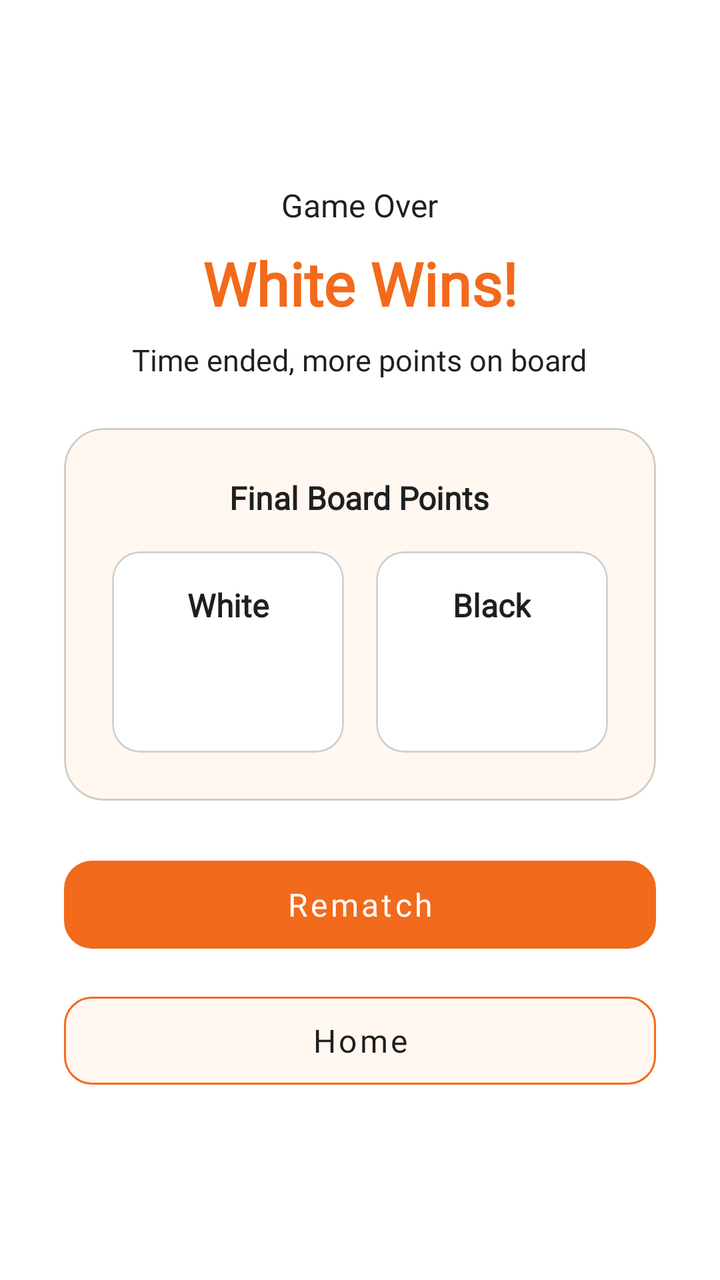
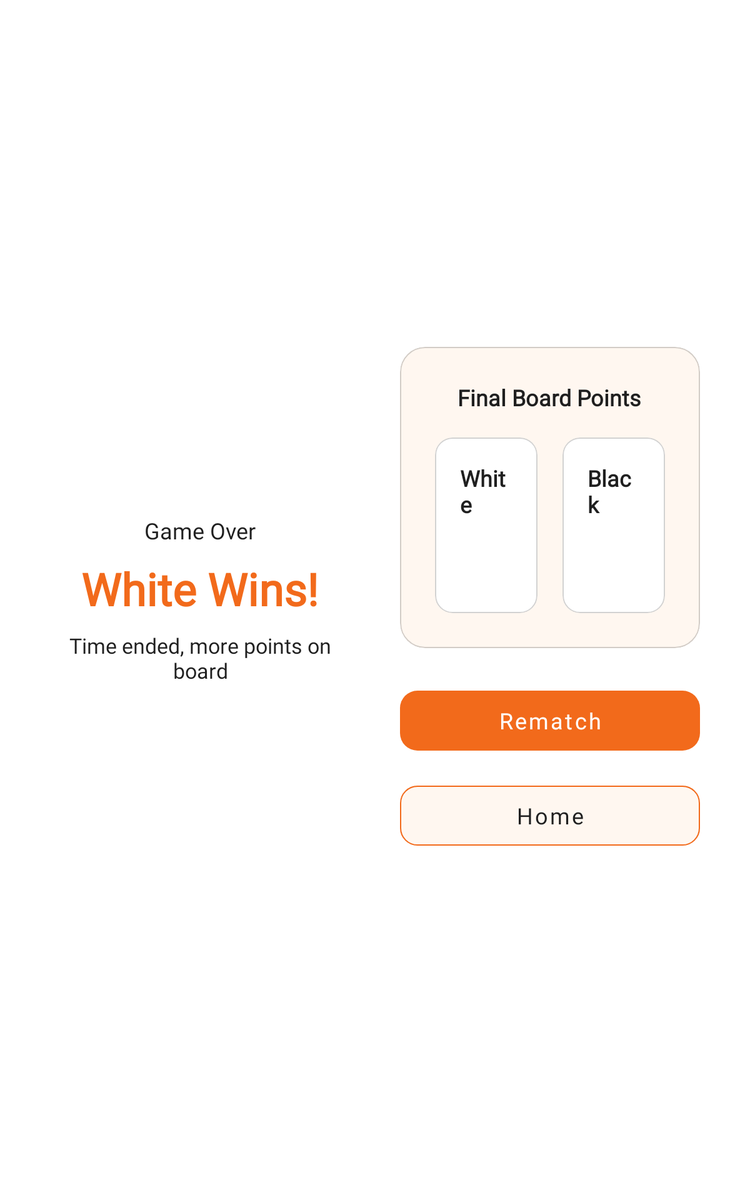

The same Android screen from two of the app's own layout files: first res/layout/ as a phone draws it, then the repository's variant for another configuration, drawn on a device whose configuration selects that folder. Both files follow.
<!-- AndroidManifest.xml: application theme Theme.VibeChess -->
<!-- res/layout/fragment_result.xml -->
<?xml version="1.0" encoding="utf-8"?>
<ScrollView xmlns:android="http://schemas.android.com/apk/res/android"
    xmlns:app="http://schemas.android.com/apk/res-auto"
    android:layout_width="match_parent"
    android:layout_height="match_parent"
    android:background="@color/background"
    android:fillViewport="true">

    <androidx.constraintlayout.widget.ConstraintLayout
        android:layout_width="match_parent"
        android:layout_height="wrap_content"
        android:padding="@dimen/spacing_xl">

        <LinearLayout
            android:id="@+id/result_content"
            android:layout_width="@dimen/zero_dp"
            android:layout_height="wrap_content"
            android:gravity="center_horizontal"
            android:orientation="vertical"
            app:layout_constraintBottom_toBottomOf="parent"
            app:layout_constraintEnd_toEndOf="parent"
            app:layout_constraintStart_toStartOf="parent"
            app:layout_constraintTop_toTopOf="parent"
            app:layout_constraintWidth_max="@dimen/content_max_width">

            <TextView
                android:id="@+id/tv_result_badge"
                android:layout_width="wrap_content"
                android:layout_height="wrap_content"
                android:text="@string/result_title"
                android:textColor="@color/text"
                android:textSize="@dimen/text_section_label" />

            <TextView
                android:id="@+id/tv_result_winner"
                android:layout_width="wrap_content"
                android:layout_height="wrap_content"
                android:layout_marginTop="@dimen/spacing_xs"
                android:gravity="center"
                android:text="@string/result_white_wins"
                android:textColor="@color/primary"
                android:textSize="@dimen/text_result_headline"
                android:textStyle="bold" />

            <TextView
                android:id="@+id/tv_result_reason"
                android:layout_width="wrap_content"
                android:layout_height="wrap_content"
                android:layout_marginTop="@dimen/spacing_xs"
                android:gravity="center"
                android:text="@string/result_reason_win"
                android:textColor="@color/text"
                android:textSize="@dimen/text_home_subtitle" />

            
            <com.google.android.material.card.MaterialCardView
                android:layout_width="match_parent"
                android:layout_height="wrap_content"
                android:layout_marginTop="@dimen/spacing_lg"
                app:cardBackgroundColor="@color/surface"
                app:cardCornerRadius="@dimen/corner_radius_lg"
                app:cardElevation="@dimen/zero_dp"
                app:strokeColor="@color/stroke_subtle"
                app:strokeWidth="@dimen/stroke_width">

                <LinearLayout
                    android:layout_width="match_parent"
                    android:layout_height="wrap_content"
                    android:gravity="center_horizontal"
                    android:orientation="vertical"
                    android:padding="@dimen/spacing_lg">

                    <TextView
                        android:layout_width="wrap_content"
                        android:layout_height="wrap_content"
                        android:text="@string/result_final_points_label"
                        android:textColor="@color/text"
                        android:textSize="@dimen/text_section_label"
                        android:textStyle="bold" />

                    <LinearLayout
                        android:layout_width="match_parent"
                        android:layout_height="wrap_content"
                        android:layout_marginTop="@dimen/spacing_md"
                        android:baselineAligned="false"
                        android:orientation="horizontal">

                        
                        <com.google.android.material.card.MaterialCardView
                            android:id="@+id/card_score_white"
                            android:layout_width="0dp"
                            android:layout_height="wrap_content"
                            android:layout_marginEnd="@dimen/spacing_xs"
                            android:layout_weight="1"
                            app:cardBackgroundColor="@color/background"
                            app:cardCornerRadius="@dimen/corner_radius_md"
                            app:cardElevation="@dimen/zero_dp"
                            app:strokeColor="@color/stroke_subtle"
                            app:strokeWidth="@dimen/stroke_width">

                            <LinearLayout
                                android:layout_width="match_parent"
                                android:layout_height="wrap_content"
                                android:gravity="center"
                                android:orientation="vertical"
                                android:padding="@dimen/spacing_md">

                                <TextView
                                    android:layout_width="wrap_content"
                                    android:layout_height="wrap_content"
                                    android:text="@string/game_player_white"
                                    android:textColor="@color/text"
                                    android:textSize="@dimen/text_section_label"
                                    android:textStyle="bold" />

                                <TextView
                                    android:id="@+id/tv_result_white_points"
                                    android:layout_width="wrap_content"
                                    android:layout_height="wrap_content"
                                    android:layout_marginTop="@dimen/spacing_xxs"
                                    android:textColor="@color/primary"
                                    android:textSize="@dimen/text_result_score"
                                    android:textStyle="bold" />

                            </LinearLayout>

                        </com.google.android.material.card.MaterialCardView>

                        
                        <com.google.android.material.card.MaterialCardView
                            android:id="@+id/card_score_black"
                            android:layout_width="0dp"
                            android:layout_height="wrap_content"
                            android:layout_marginStart="@dimen/spacing_xs"
                            android:layout_weight="1"
                            app:cardBackgroundColor="@color/background"
                            app:cardCornerRadius="@dimen/corner_radius_md"
                            app:cardElevation="@dimen/zero_dp"
                            app:strokeColor="@color/stroke_subtle"
                            app:strokeWidth="@dimen/stroke_width">

                            <LinearLayout
                                android:layout_width="match_parent"
                                android:layout_height="wrap_content"
                                android:gravity="center"
                                android:orientation="vertical"
                                android:padding="@dimen/spacing_md">

                                <TextView
                                    android:layout_width="wrap_content"
                                    android:layout_height="wrap_content"
                                    android:text="@string/game_player_black"
                                    android:textColor="@color/text"
                                    android:textSize="@dimen/text_section_label"
                                    android:textStyle="bold" />

                                <TextView
                                    android:id="@+id/tv_result_black_points"
                                    android:layout_width="wrap_content"
                                    android:layout_height="wrap_content"
                                    android:layout_marginTop="@dimen/spacing_xxs"
                                    android:textColor="@color/primary"
                                    android:textSize="@dimen/text_result_score"
                                    android:textStyle="bold" />

                            </LinearLayout>

                        </com.google.android.material.card.MaterialCardView>

                    </LinearLayout>

                </LinearLayout>

            </com.google.android.material.card.MaterialCardView>

            
            <com.google.android.material.button.MaterialButton
                android:id="@+id/btn_result_rematch"
                style="@style/Widget.VibeChess.Button.Primary"
                android:layout_width="match_parent"
                android:layout_height="wrap_content"
                android:layout_marginTop="@dimen/spacing_lg"
                android:text="@string/result_rematch" />

            <com.google.android.material.button.MaterialButton
                android:id="@+id/btn_result_home"
                style="@style/Widget.VibeChess.Button.Surface"
                android:layout_width="match_parent"
                android:layout_height="wrap_content"
                android:layout_marginTop="@dimen/spacing_sm"
                android:text="@string/result_home" />

        </LinearLayout>

    </androidx.constraintlayout.widget.ConstraintLayout>

</ScrollView>
<!-- resources referenced by this layout -->
<resources>
  <color name="background">#FFFFFF</color>
  <color name="primary">#F26A1B</color>
  <color name="stroke_subtle">#331F1F1F</color>
  <color name="surface">#FFF7F0</color>
  <color name="text">#1F1F1F</color>
  <dimen name="content_max_width">420dp</dimen>
  <dimen name="corner_radius_lg">20dp</dimen>
  <dimen name="corner_radius_md">14dp</dimen>
  <dimen name="spacing_lg">24dp</dimen>
  <dimen name="spacing_md">16dp</dimen>
  <dimen name="spacing_sm">12dp</dimen>
  <dimen name="spacing_xl">32dp</dimen>
  <dimen name="spacing_xs">8dp</dimen>
  <dimen name="spacing_xxs">4dp</dimen>
  <dimen name="stroke_width">1dp</dimen>
  <dimen name="text_home_subtitle">15sp</dimen>
  <dimen name="text_result_headline">30sp</dimen>
  <dimen name="text_result_score">32sp</dimen>
  <dimen name="text_section_label">16sp</dimen>
  <dimen name="zero_dp">0dp</dimen>
  <string name="game_player_black">Black</string>
  <string name="game_player_white">White</string>
  <string name="result_final_points_label">Final Board Points</string>
  <string name="result_home">Home</string>
  <string name="result_reason_win">Time ended, more points on board</string>
  <string name="result_rematch">Rematch</string>
  <string name="result_title">Game Over</string>
  <string name="result_white_wins">White Wins!</string>
  <style name="Widget.VibeChess.Button.Primary" parent="Widget.MaterialComponents.Button.UnelevatedButton">
          <item name="android:minHeight">@dimen/button_height</item>
          <item name="android:textSize">@dimen/text_button</item>
          <item name="android:textAllCaps">false</item>
          <item name="cornerRadius">@dimen/corner_radius_md</item>
          <item name="backgroundTint">@color/primary</item>
          <item name="android:textColor">@color/onPrimary</item>
          <item name="android:fontFamily">@font/noto_sans_bengali_family</item>
          <item name="fontFamily">@font/noto_sans_bengali_family</item>
      </style>
  <style name="Widget.VibeChess.Button.Surface" parent="Widget.MaterialComponents.Button.OutlinedButton">
          <item name="android:minHeight">@dimen/button_height</item>
          <item name="android:textSize">@dimen/text_button</item>
          <item name="android:textAllCaps">false</item>
          <item name="cornerRadius">@dimen/corner_radius_md</item>
          <item name="backgroundTint">@color/surface</item>
          <item name="strokeColor">@color/primary</item>
          <item name="strokeWidth">@dimen/stroke_width</item>
          <item name="android:textColor">@color/text</item>
          <item name="android:fontFamily">@font/noto_sans_bengali_family</item>
          <item name="fontFamily">@font/noto_sans_bengali_family</item>
      </style>
  <style name="Theme.VibeChess" parent="Theme.MaterialComponents.DayNight.NoActionBar">
          <item name="colorPrimary">@color/primary</item>
          <item name="colorPrimaryVariant">@color/primary</item>
          <item name="colorOnPrimary">@color/onPrimary</item>
          <item name="colorSecondary">@color/primary</item>
          <item name="colorOnSecondary">@color/onPrimary</item>
  
          <item name="android:colorBackground">@color/background</item>
          <item name="colorSurface">@color/surface</item>
          <item name="colorOnSurface">@color/text</item>
          <item name="android:textColorPrimary">@color/text</item>
          <item name="android:textColorSecondary">@color/text</item>
  
          <item name="android:statusBarColor">@color/background</item>
          <item name="android:navigationBarColor">@color/background</item>
          <item name="android:windowLightStatusBar">true</item>
  
          
          <item name="android:fontFamily">@font/noto_sans_bengali_family</item>
          <item name="fontFamily">@font/noto_sans_bengali_family</item>
      </style>
  <dimen name="button_height">56dp</dimen>
  <dimen name="text_button">16sp</dimen>
  <color name="onPrimary">#FFFFFF</color>
</resources>
<!-- res/layout-sw600dp/fragment_result.xml (the repository's variant of the layout above) -->
<!-- drawn on a 7-inch tablet held upright -->
<?xml version="1.0" encoding="utf-8"?>
<ScrollView xmlns:android="http://schemas.android.com/apk/res/android"
    xmlns:app="http://schemas.android.com/apk/res-auto"
    android:layout_width="match_parent"
    android:layout_height="match_parent"
    android:background="@color/background"
    android:fillViewport="true">

    <androidx.constraintlayout.widget.ConstraintLayout
        android:layout_width="match_parent"
        android:layout_height="wrap_content"
        android:padding="@dimen/spacing_xl">

        <LinearLayout
            android:id="@+id/result_content"
            android:layout_width="@dimen/zero_dp"
            android:layout_height="wrap_content"
            android:baselineAligned="false"
            android:gravity="center_vertical"
            android:orientation="horizontal"
            app:layout_constraintBottom_toBottomOf="parent"
            app:layout_constraintEnd_toEndOf="parent"
            app:layout_constraintStart_toStartOf="parent"
            app:layout_constraintTop_toTopOf="parent"
            app:layout_constraintWidth_max="@dimen/result_land_max_width">

            
            <LinearLayout
                android:layout_width="0dp"
                android:layout_height="wrap_content"
                android:layout_marginEnd="@dimen/spacing_xl"
                android:layout_weight="1"
                android:gravity="center"
                android:orientation="vertical">

                <TextView
                    android:id="@+id/tv_result_badge"
                    android:layout_width="wrap_content"
                    android:layout_height="wrap_content"
                    android:text="@string/result_title"
                    android:textColor="@color/text"
                    android:textSize="@dimen/text_section_label" />

                <TextView
                    android:id="@+id/tv_result_winner"
                    android:layout_width="wrap_content"
                    android:layout_height="wrap_content"
                    android:layout_marginTop="@dimen/spacing_xs"
                    android:gravity="center"
                    android:text="@string/result_white_wins"
                    android:textColor="@color/primary"
                    android:textSize="@dimen/text_result_headline"
                    android:textStyle="bold" />

                <TextView
                    android:id="@+id/tv_result_reason"
                    android:layout_width="wrap_content"
                    android:layout_height="wrap_content"
                    android:layout_marginTop="@dimen/spacing_xs"
                    android:gravity="center"
                    android:text="@string/result_reason_win"
                    android:textColor="@color/text"
                    android:textSize="@dimen/text_home_subtitle" />

            </LinearLayout>

            
            <LinearLayout
                android:layout_width="0dp"
                android:layout_height="wrap_content"
                android:layout_weight="1"
                android:orientation="vertical">

                
                <com.google.android.material.card.MaterialCardView
                    android:layout_width="match_parent"
                    android:layout_height="wrap_content"
                    app:cardBackgroundColor="@color/surface"
                    app:cardCornerRadius="@dimen/corner_radius_lg"
                    app:cardElevation="@dimen/zero_dp"
                    app:strokeColor="@color/stroke_subtle"
                    app:strokeWidth="@dimen/stroke_width">

                    <LinearLayout
                        android:layout_width="match_parent"
                        android:layout_height="wrap_content"
                        android:gravity="center_horizontal"
                        android:orientation="vertical"
                        android:padding="@dimen/spacing_lg">

                        <TextView
                            android:layout_width="wrap_content"
                            android:layout_height="wrap_content"
                            android:text="@string/result_final_points_label"
                            android:textColor="@color/text"
                            android:textSize="@dimen/text_section_label"
                            android:textStyle="bold" />

                        <LinearLayout
                            android:layout_width="match_parent"
                            android:layout_height="wrap_content"
                            android:layout_marginTop="@dimen/spacing_md"
                            android:baselineAligned="false"
                            android:orientation="horizontal">

                            
                            <com.google.android.material.card.MaterialCardView
                                android:id="@+id/card_score_white"
                                android:layout_width="0dp"
                                android:layout_height="wrap_content"
                                android:layout_marginEnd="@dimen/spacing_xs"
                                android:layout_weight="1"
                                app:cardBackgroundColor="@color/background"
                                app:cardCornerRadius="@dimen/corner_radius_md"
                                app:cardElevation="@dimen/zero_dp"
                                app:strokeColor="@color/stroke_subtle"
                                app:strokeWidth="@dimen/stroke_width">

                                <LinearLayout
                                    android:layout_width="match_parent"
                                    android:layout_height="wrap_content"
                                    android:gravity="center"
                                    android:orientation="vertical"
                                    android:padding="@dimen/spacing_md">

                                    <TextView
                                        android:layout_width="wrap_content"
                                        android:layout_height="wrap_content"
                                        android:text="@string/game_player_white"
                                        android:textColor="@color/text"
                                        android:textSize="@dimen/text_section_label"
                                        android:textStyle="bold" />

                                    <TextView
                                        android:id="@+id/tv_result_white_points"
                                        android:layout_width="wrap_content"
                                        android:layout_height="wrap_content"
                                        android:layout_marginTop="@dimen/spacing_xxs"
                                        android:textColor="@color/primary"
                                        android:textSize="@dimen/text_result_score"
                                        android:textStyle="bold" />

                                </LinearLayout>

                            </com.google.android.material.card.MaterialCardView>

                            
                            <com.google.android.material.card.MaterialCardView
                                android:id="@+id/card_score_black"
                                android:layout_width="0dp"
                                android:layout_height="wrap_content"
                                android:layout_marginStart="@dimen/spacing_xs"
                                android:layout_weight="1"
                                app:cardBackgroundColor="@color/background"
                                app:cardCornerRadius="@dimen/corner_radius_md"
                                app:cardElevation="@dimen/zero_dp"
                                app:strokeColor="@color/stroke_subtle"
                                app:strokeWidth="@dimen/stroke_width">

                                <LinearLayout
                                    android:layout_width="match_parent"
                                    android:layout_height="wrap_content"
                                    android:gravity="center"
                                    android:orientation="vertical"
                                    android:padding="@dimen/spacing_md">

                                    <TextView
                                        android:layout_width="wrap_content"
                                        android:layout_height="wrap_content"
                                        android:text="@string/game_player_black"
                                        android:textColor="@color/text"
                                        android:textSize="@dimen/text_section_label"
                                        android:textStyle="bold" />

                                    <TextView
                                        android:id="@+id/tv_result_black_points"
                                        android:layout_width="wrap_content"
                                        android:layout_height="wrap_content"
                                        android:layout_marginTop="@dimen/spacing_xxs"
                                        android:textColor="@color/primary"
                                        android:textSize="@dimen/text_result_score"
                                        android:textStyle="bold" />

                                </LinearLayout>

                            </com.google.android.material.card.MaterialCardView>

                        </LinearLayout>

                    </LinearLayout>

                </com.google.android.material.card.MaterialCardView>

                
                <com.google.android.material.button.MaterialButton
                    android:id="@+id/btn_result_rematch"
                    style="@style/Widget.VibeChess.Button.Primary"
                    android:layout_width="match_parent"
                    android:layout_height="wrap_content"
                    android:layout_marginTop="@dimen/spacing_lg"
                    android:text="@string/result_rematch" />

                <com.google.android.material.button.MaterialButton
                    android:id="@+id/btn_result_home"
                    style="@style/Widget.VibeChess.Button.Surface"
                    android:layout_width="match_parent"
                    android:layout_height="wrap_content"
                    android:layout_marginTop="@dimen/spacing_sm"
                    android:text="@string/result_home" />

            </LinearLayout>

        </LinearLayout>

    </androidx.constraintlayout.widget.ConstraintLayout>

</ScrollView>
<!-- resources referenced by the variant -->
<!-- as a 7-inch tablet held upright resolves them -->
<resources>
  <color name="background">#FFFFFF</color>
  <color name="primary">#F26A1B</color>
  <color name="stroke_subtle">#331F1F1F</color>
  <color name="surface">#FFF7F0</color>
  <color name="text">#1F1F1F</color>
  <dimen name="corner_radius_lg">20dp</dimen>
  <dimen name="corner_radius_md">14dp</dimen>
  <!-- from res/values-sw600dp/ -->
  <dimen name="result_land_max_width">880dp</dimen>
  <!-- from res/values-sw600dp/ -->
  <dimen name="spacing_lg">28dp</dimen>
  <!-- from res/values-sw600dp/ -->
  <dimen name="spacing_md">20dp</dimen>
  <!-- from res/values-sw600dp/ -->
  <dimen name="spacing_sm">16dp</dimen>
  <!-- from res/values-sw600dp/ -->
  <dimen name="spacing_xl">40dp</dimen>
  <!-- from res/values-sw600dp/ -->
  <dimen name="spacing_xs">10dp</dimen>
  <dimen name="spacing_xxs">4dp</dimen>
  <dimen name="stroke_width">1dp</dimen>
  <!-- from res/values-sw600dp/ -->
  <dimen name="text_home_subtitle">17sp</dimen>
  <!-- from res/values-sw600dp/ -->
  <dimen name="text_result_headline">36sp</dimen>
  <!-- from res/values-sw600dp/ -->
  <dimen name="text_result_score">38sp</dimen>
  <!-- from res/values-sw600dp/ -->
  <dimen name="text_section_label">18sp</dimen>
  <dimen name="zero_dp">0dp</dimen>
  <string name="game_player_black">Black</string>
  <string name="game_player_white">White</string>
  <string name="result_final_points_label">Final Board Points</string>
  <string name="result_home">Home</string>
  <string name="result_reason_win">Time ended, more points on board</string>
  <string name="result_rematch">Rematch</string>
  <string name="result_title">Game Over</string>
  <string name="result_white_wins">White Wins!</string>
  <style name="Widget.VibeChess.Button.Primary" parent="Widget.MaterialComponents.Button.UnelevatedButton">
          <item name="android:minHeight">@dimen/button_height</item>
          <item name="android:textSize">@dimen/text_button</item>
          <item name="android:textAllCaps">false</item>
          <item name="cornerRadius">@dimen/corner_radius_md</item>
          <item name="backgroundTint">@color/primary</item>
          <item name="android:textColor">@color/onPrimary</item>
          <item name="android:fontFamily">@font/noto_sans_bengali_family</item>
          <item name="fontFamily">@font/noto_sans_bengali_family</item>
      </style>
  <style name="Widget.VibeChess.Button.Surface" parent="Widget.MaterialComponents.Button.OutlinedButton">
          <item name="android:minHeight">@dimen/button_height</item>
          <item name="android:textSize">@dimen/text_button</item>
          <item name="android:textAllCaps">false</item>
          <item name="cornerRadius">@dimen/corner_radius_md</item>
          <item name="backgroundTint">@color/surface</item>
          <item name="strokeColor">@color/primary</item>
          <item name="strokeWidth">@dimen/stroke_width</item>
          <item name="android:textColor">@color/text</item>
          <item name="android:fontFamily">@font/noto_sans_bengali_family</item>
          <item name="fontFamily">@font/noto_sans_bengali_family</item>
      </style>
  <!-- from res/values-sw600dp/ -->
  <dimen name="button_height">60dp</dimen>
  <!-- from res/values-sw600dp/ -->
  <dimen name="text_button">18sp</dimen>
  <color name="onPrimary">#FFFFFF</color>
  <!-- some entries are left out for length -->
</resources>
